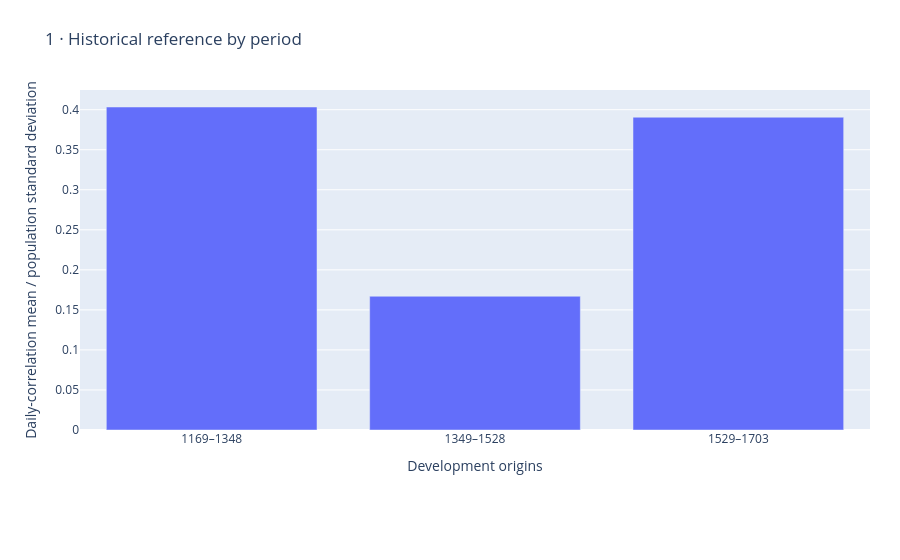

Notebook code cell kept with this figure:
### Markdown cell above
## Historical reference across periods
The same fixed comparison, on three different chronological intervals. Its variability motivates replication.

### Code cell
f=go.Figure(go.Bar(x=['1169–1348','1349–1528','1529–1703'],y=[.40338108742296147,.16704165319061334,.39061886486364056]))
show(f,'1 · Historical reference by period','Development origins','Daily-correlation mean / population standard deviation')

### Figure 1 — Plotly figure (JSON) as saved in the notebook; plotly's stock layout.template omitted (floating-point values rounded to 4 significant figures)
{"data": [{"type": "bar", "x": ["1169–1348", "1349–1528", "1529–1703"], "y": [0.4034, 0.167, 0.3906]}], "layout": {"height": 560, "margin": {"b": 130, "l": 80, "r": 30, "t": 90}, "title": {"text": "1 · Historical reference by period"}, "xaxis": {"title": {"text": "Development origins"}}, "yaxis": {"title": {"text": "Daily-correlation mean / population standard deviation"}}}}
